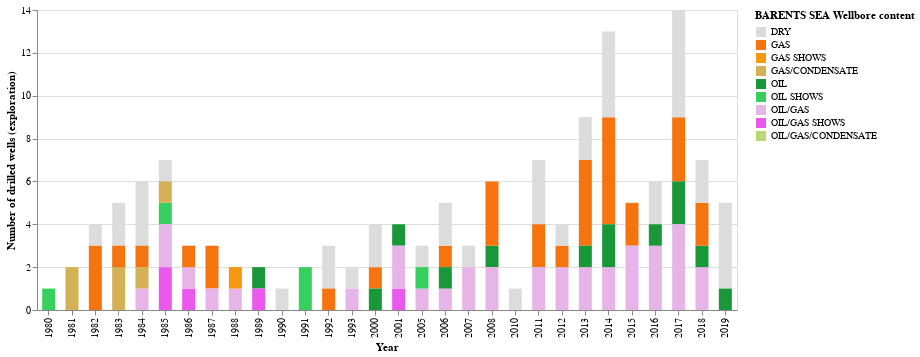

This figure's notebook cell:
### Code cell
chart_region('BARENTS SEA')

### Figure 1 — Vega-Lite specification as saved in the notebook (floating-point values rounded to 4 significant figures; data arrays with more than 128 entries replaced by an {"elided": "..."} marker saying what was removed)
{"$schema": "https://vega.github.io/schema/vega-lite/v3.4.0.json", "config": {"mark": {"tooltip": null}, "view": {"height": 300, "width": 400}}, "data": {"name": "data-1c162d2b1d77b5ba4568be921b250564"}, "datasets": {"data-1c162d2b1d77b5ba4568be921b250564": {"elided": "139 records"}}, "encoding": {"color": {"field": "wlbContent", "legend": {"title": "BARENTS SEA Wellbore content"}, "scale": {"domain": ["DRY", "GAS", "GAS SHOWS", "GAS/CONDENSATE", "OIL", "OIL SHOWS", "OIL/GAS", "OIL/GAS SHOWS", "OIL/GAS/CONDENSATE"], "range": ["#DCDCDC", "#F5740F", "#F5970F", "#D4B057", "#189839", "#37D05E", "#E7B4E8", "#EB58EE", "#BBD878"]}, "type": "nominal"}, "x": {"axis": {"title": "Year"}, "field": "wlbEntryYear", "type": "nominal"}, "y": {"aggregate": "count", "axis": {"title": "Number of drilled wells (exploration)"}, "type": "quantitative"}}, "height": 300, "mark": {"size": 13, "type": "bar"}, "width": 700}
